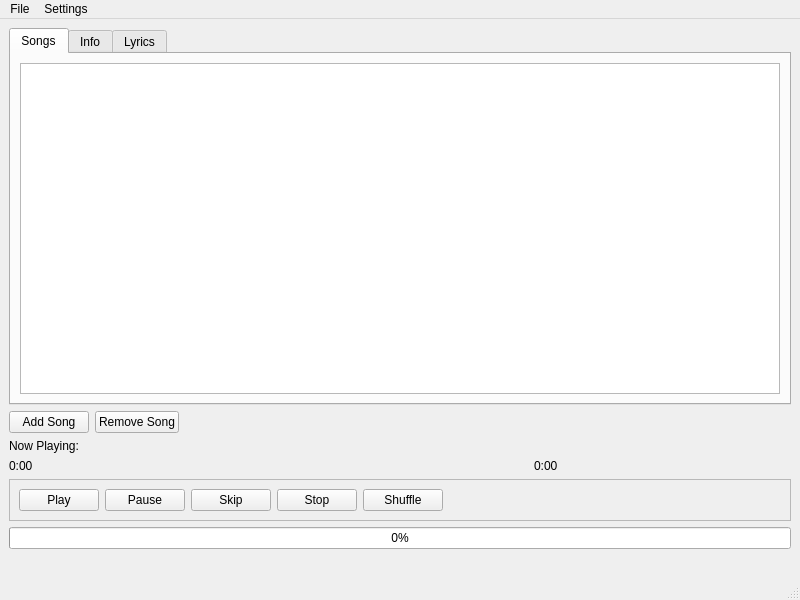
<?xml version="1.0" encoding="UTF-8"?>
<ui version="4.0">
 <class>MainWindow</class>
 <widget class="QMainWindow" name="MainWindow">
  <property name="geometry">
   <rect>
    <x>0</x>
    <y>0</y>
    <width>800</width>
    <height>600</height>
   </rect>
  </property>
  <property name="windowTitle">
   <string>Aceradio</string>
  </property>
  <property name="windowIcon">
   <iconset resource="../res/resources.qrc">
    <normaloff>:/icons/xyz.uvos.aceradio.png</normaloff>:/icons/xyz.uvos.aceradio.png</iconset>
  </property>
  <widget class="QWidget" name="centralwidget">
   <layout class="QVBoxLayout" name="verticalLayout">
    <item>
     <widget class="QTabWidget" name="mainTabWidget">
      <property name="currentIndex">
       <number>0</number>
      </property>
      <widget class="QWidget" name="songsTab">
       <attribute name="title">
        <string>Songs</string>
       </attribute>
       <layout class="QVBoxLayout" name="verticalLayout_2">
        <item>
         <widget class="QTableView" name="songListView">
          <property name="minimumSize">
           <size>
            <width>0</width>
            <height>200</height>
           </size>
          </property>
          <property name="editTriggers">
           <set>QAbstractItemView::EditTrigger::NoEditTriggers</set>
          </property>
          <property name="selectionBehavior">
           <enum>QAbstractItemView::SelectionBehavior::SelectRows</enum>
          </property>
         </widget>
        </item>
       </layout>
      </widget>
      <widget class="QWidget" name="infoTab">
       <attribute name="title">
        <string>Info</string>
       </attribute>
       <layout class="QHBoxLayout" name="horizontalLayout">
        <item>
         <widget class="QPlainTextEdit" name="jsonTextEdit">
          <property name="readOnly">
           <bool>true</bool>
          </property>
         </widget>
        </item>
       </layout>
      </widget>
      <widget class="QWidget" name="lyricsTab">
       <attribute name="title">
        <string>Lyrics</string>
       </attribute>
       <layout class="QVBoxLayout" name="verticalLayout_3">
        <item>
         <widget class="QTextEdit" name="lyricsTextEdit">
          <property name="font">
           <font>
            <family>Monospace</family>
           </font>
          </property>
          <property name="readOnly">
           <bool>true</bool>
          </property>
         </widget>
        </item>
       </layout>
      </widget>
     </widget>
    </item>
    <item>
     <layout class="QHBoxLayout" name="buttonLayout">
      <item>
       <widget class="QPushButton" name="addSongButton">
        <property name="text">
         <string>Add Song</string>
        </property>
       </widget>
      </item>
      <item>
       <widget class="QPushButton" name="removeSongButton">
        <property name="text">
         <string>Remove Song</string>
        </property>
       </widget>
      </item>
      <item>
       <spacer name="horizontalSpacer">
        <property name="orientation">
         <enum>Qt::Orientation::Horizontal</enum>
        </property>
        <property name="sizeHint" stdset="0">
         <size>
          <width>40</width>
          <height>20</height>
         </size>
        </property>
       </spacer>
      </item>
     </layout>
    </item>
    <item>
     <widget class="QLabel" name="nowPlayingLabel">
      <property name="layoutDirection">
       <enum>Qt::LayoutDirection::LeftToRight</enum>
      </property>
      <property name="text">
       <string>Now Playing:</string>
      </property>
      <property name="alignment">
       <set>Qt::AlignmentFlag::AlignLeading|Qt::AlignmentFlag::AlignLeft|Qt::AlignmentFlag::AlignVCenter</set>
      </property>
     </widget>
    </item>
    <item>
     <layout class="QHBoxLayout" name="timeControlsLayout">
      <item>
       <widget class="QLabel" name="elapsedTimeLabel">
        <property name="text">
         <string>0:00</string>
        </property>
       </widget>
      </item>
      <item>
       <widget class="ClickableSlider" name="positionSlider" native="true">
        <property name="mouseTracking">
         <bool>false</bool>
        </property>
        <property name="tabletTracking">
         <bool>false</bool>
        </property>
       </widget>
      </item>
      <item>
       <widget class="QLabel" name="durationLabel">
        <property name="text">
         <string>0:00</string>
        </property>
       </widget>
      </item>
     </layout>
    </item>
    <item>
     <widget class="QFrame" name="controlsFrame">
      <property name="frameShape">
       <enum>QFrame::Shape::StyledPanel</enum>
      </property>
      <property name="frameShadow">
       <enum>QFrame::Shadow::Raised</enum>
      </property>
      <layout class="QHBoxLayout" name="controlsLayout">
       <item>
        <widget class="QPushButton" name="playButton">
         <property name="text">
          <string>Play</string>
         </property>
         <property name="icon">
          <iconset theme="media-playback-start"/>
         </property>
        </widget>
       </item>
       <item>
        <widget class="QPushButton" name="pauseButton">
         <property name="text">
          <string>Pause</string>
         </property>
         <property name="icon">
          <iconset theme="media-playback-pause"/>
         </property>
        </widget>
       </item>
       <item>
        <widget class="QPushButton" name="skipButton">
         <property name="text">
          <string>Skip</string>
         </property>
         <property name="icon">
          <iconset theme="media-skip-forward"/>
         </property>
        </widget>
       </item>
       <item>
        <widget class="QPushButton" name="stopButton">
         <property name="text">
          <string>Stop</string>
         </property>
         <property name="icon">
          <iconset theme="media-playback-stop"/>
         </property>
        </widget>
       </item>
       <item>
        <widget class="QPushButton" name="shuffleButton">
         <property name="text">
          <string>Shuffle</string>
         </property>
         <property name="icon">
          <iconset theme="media-playlist-shuffle"/>
         </property>
         <property name="checkable">
          <bool>true</bool>
         </property>
        </widget>
       </item>
       <item>
        <spacer name="horizontalSpacer_2">
         <property name="orientation">
          <enum>Qt::Orientation::Horizontal</enum>
         </property>
         <property name="sizeHint" stdset="0">
          <size>
           <width>40</width>
           <height>20</height>
          </size>
         </property>
        </spacer>
       </item>
      </layout>
     </widget>
    </item>
    <item>
     <layout class="QVBoxLayout" name="statusLayout">
      <item>
       <widget class="QProgressBar" name="progressBar">
        <property name="value">
         <number>0</number>
        </property>
       </widget>
      </item>
      <item>
       <widget class="QLabel" name="statusLabel">
        <property name="text">
         <string/>
        </property>
       </widget>
      </item>
     </layout>
    </item>
   </layout>
  </widget>
  <widget class="QMenuBar" name="menubar">
   <property name="geometry">
    <rect>
     <x>0</x>
     <y>0</y>
     <width>800</width>
     <height>32</height>
    </rect>
   </property>
   <widget class="QMenu" name="menuFile">
    <property name="title">
     <string>File</string>
    </property>
    <addaction name="actionSaveSong"/>
    <addaction name="actionSavePlaylist"/>
    <addaction name="actionLoadPlaylist"/>
    <addaction name="actionAppendPlaylist"/>
    <addaction name="actionClearPlaylist"/>
    <addaction name="actionQuit"/>
   </widget>
   <widget class="QMenu" name="menuSettings">
    <property name="title">
     <string>Settings</string>
    </property>
    <addaction name="actionAdvancedSettings"/>
   </widget>
   <addaction name="menuFile"/>
   <addaction name="menuSettings"/>
  </widget>
  <widget class="QStatusBar" name="statusbar"/>
  <action name="actionSavePlaylist">
   <property name="icon">
    <iconset theme="QIcon::ThemeIcon::DocumentSaveAs"/>
   </property>
   <property name="text">
    <string>Save Playlist</string>
   </property>
   <property name="shortcut">
    <string>Ctrl+S</string>
   </property>
  </action>
  <action name="actionLoadPlaylist">
   <property name="icon">
    <iconset theme="QIcon::ThemeIcon::DocumentOpen"/>
   </property>
   <property name="text">
    <string>Load Playlist...</string>
   </property>
   <property name="shortcut">
    <string>Ctrl+O</string>
   </property>
  </action>
  <action name="actionAdvancedSettings">
   <property name="text">
    <string>Ace Step</string>
   </property>
  </action>
  <action name="actionQuit">
   <property name="icon">
    <iconset theme="QIcon::ThemeIcon::ApplicationExit"/>
   </property>
   <property name="text">
    <string>Quit</string>
   </property>
   <property name="shortcut">
    <string>Ctrl+Q</string>
   </property>
  </action>
  <action name="actionClearPlaylist">
   <property name="icon">
    <iconset theme="QIcon::ThemeIcon::EditDelete"/>
   </property>
   <property name="text">
    <string>Clear Playlist</string>
   </property>
  </action>
  <action name="actionSaveSong">
   <property name="icon">
    <iconset theme="QIcon::ThemeIcon::DocumentSaveAs"/>
   </property>
   <property name="text">
    <string>Save Song</string>
   </property>
  </action>
  <action name="actionAppendPlaylist">
   <property name="icon">
    <iconset theme="QIcon::ThemeIcon::DocumentOpen"/>
   </property>
   <property name="text">
    <string>Append Playlist</string>
   </property>
  </action>
 </widget>
 <customwidgets>
  <customwidget>
   <class>ClickableSlider</class>
   <extends>QWidget</extends>
   <header>src/clickableslider.h</header>
  </customwidget>
 </customwidgets>
 <resources>
  <include location="../res/resources.qrc"/>
 </resources>
 <connections/>
</ui>
